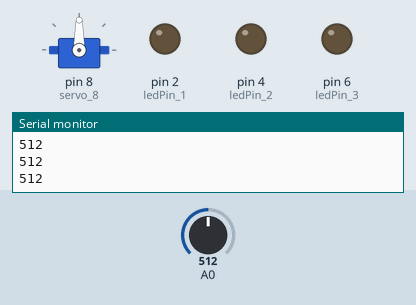
Simulated run of this sketch. Board: Arduino Uno, built with avr-gcc and run on an emulated ATmega328P. Shown: servo, output pins drawn as LEDs (lit = HIGH), the last lines printed to the serial monitor. Inputs (shaded band) come from the test bench; at power-on: A0 = 512.

Above: at 1.2 s.
1.3 s: A0 set to 716
At 2.1 s:
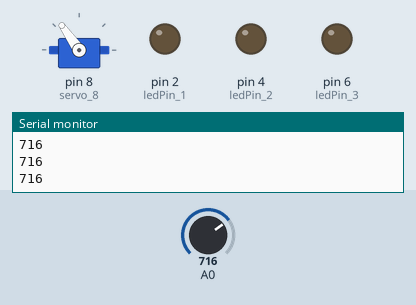
2.8 s: A0 set to 900
At 3.7 s:
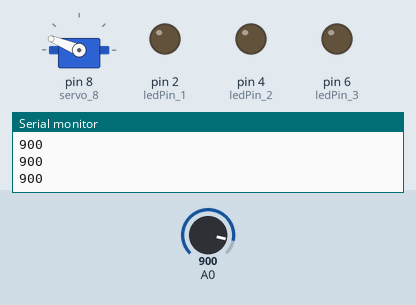
4.3 s: A0 set to 1023
At 4.8 s:
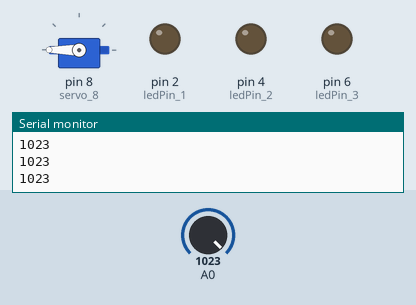
5.8 s: A0 set to 306
At 6.5 s:
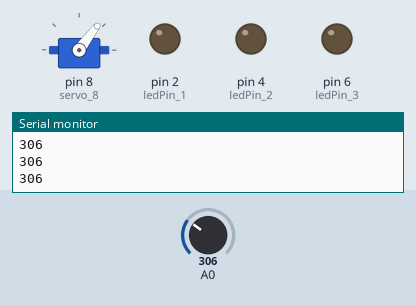
7.3 s: A0 set to 122
At 8.1 s:
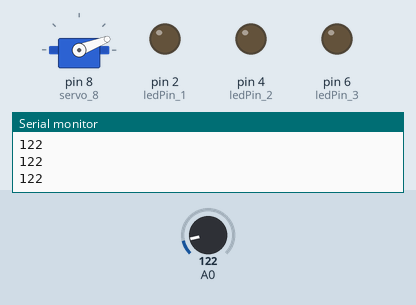
8.8 s: A0 set to 0
At 9.3 s:
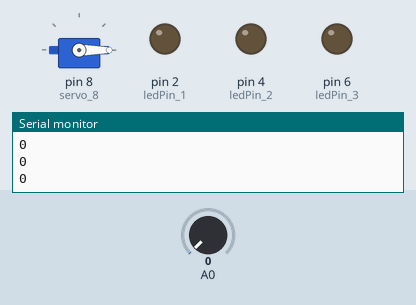
Timing chart, 0 to 11.3 s (numbered marks = the images above; inputs shaded):
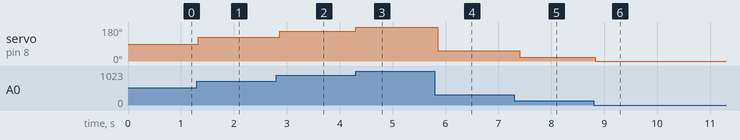

Measured:
- after the input at 1.3 s, servo on pin 8 (servo_8): 90° → 125° at once
- after the input at 2.8 s, servo on pin 8 (servo_8): 125° → 158° after 0.07 s
- after the input at 4.3 s, servo on pin 8 (servo_8): 158° → 180° at once
- after the input at 5.8 s, servo on pin 8 (servo_8): 180° → 53° after 0.05 s
- after the input at 7.3 s, servo on pin 8 (servo_8): 53° → 21° after 0.10 s
- after the input at 8.8 s, servo on pin 8 (servo_8): 21° → 0° at once

The sketch:

game_8.ino
```cpp
#include <Servo.h>
int sensorValue = 0;
int ledPin_1 = 2;
int ledPin_2 = 4;
int ledPin_3 = 6;
int outValue = 0;
Servo servo_8;


void setup() {
  // put your setup code here, to run once:
  Serial.begin(9600);
  pinMode(A0, INPUT);
  pinMode(ledPin_1, OUTPUT);
  pinMode(ledPin_2, OUTPUT);
  pinMode(ledPin_3, OUTPUT);
  servo_8.attach(8);

}

void loop() {
  // put your main code here, to run repeatedly:
  sensorValue = analogRead(A0);
  outValue = map(sensorValue,0,1023,0,180);
  servo_8.write(outValue);
  delay(10);
  Serial.println(sensorValue);


  delay(100);

}
```
